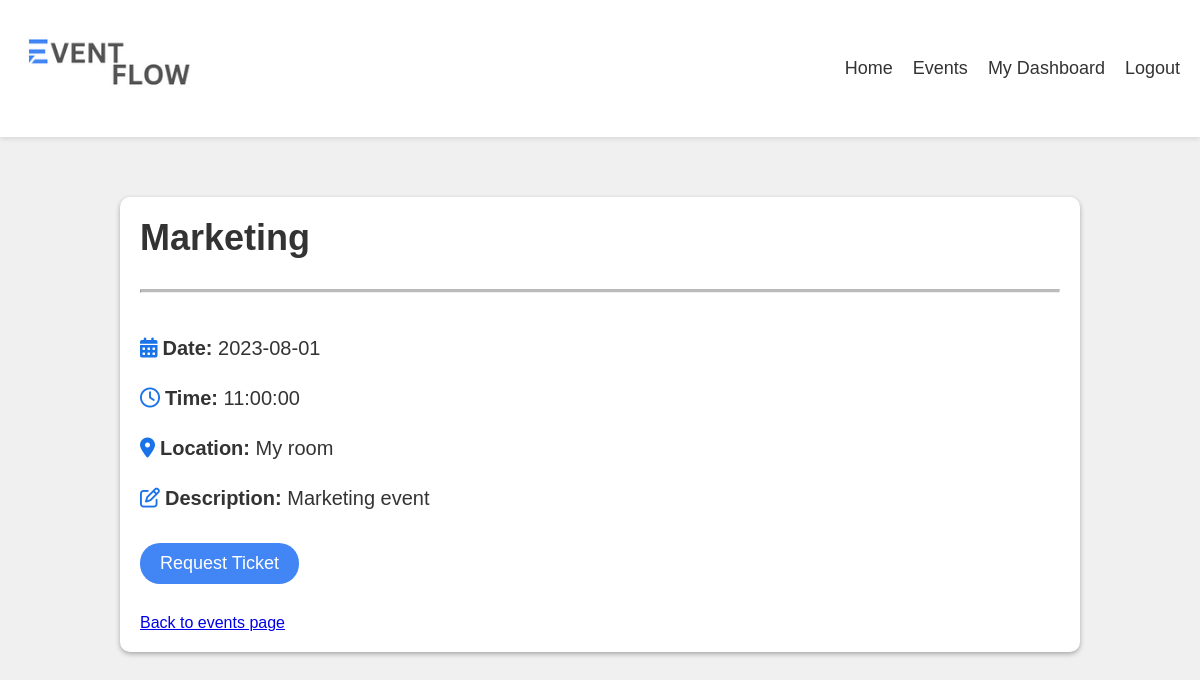
The app's page /event/2 (signed in) with its own data.
### db_schema.py (models this page shows, shortened)
class Event(db.Model):
    __tablename__='events'
    id = db.Column(db.Integer, primary_key=True)
    name = db.Column(db.String(50), nullable=False)
    date = db.Column(db.Date, nullable=False)
    description=db.Column(db.Text, nullable=False)
    start_time= db.Column(db.Time, nullable=False)
    end_time= db.Column(db.Time, nullable=False)
    duration = db.Column(db.Integer, nullable=False)
    capacity = db.Column(db.Integer, nullable=False)
    location = db.Column(db.String(50), nullable=False)
    organiser_id = db.Column(db.Integer,  db.ForeignKey('organisers.id'), nullable = False)
    available_capacity= db.Column(db.Integer)
    num_attendees = db.Column(db.Integer,nullable=False)
    tickets = db.relationship('Ticket', primaryjoin="Event.id==Ticket.event_id", backref=db.backref('event'))

### cwk.py (the view)
@app.route('/event/<int:event_id>', methods=['GET'])
@login_required
def event_details(event_id):
    event = Event.query.get(event_id)
    return render_template('event_details.html', event=event, user=current_user)

### cwk.py (called while the page is built)
@login_manager.user_loader
def load_user(id):
    type = session.get('type')
    if type == 'organiser':
        user = Organiser.query.filter_by(id = id).first()
    elif type == 'attendee':
        user = Attendee.query.filter_by(id = id).first()
    else:
        user = None
    return user

### templates/event_details.html (shortened to what this page needs)
{% extends 'base.html' %}
{% block content %}
<main>
	<link rel="stylesheet" href="{{ url_for('static', filename='css/details.css') }}">
  <div class="title-box">
    <h1>{{ event.name }}</h1>
  </div>
  <hr class="solid">
  <div class="details-box">
    <p><i class="fa fa-calendar"></i><strong>Date:</strong> {{ event.date }}</p>
    <p><i class="fa fa-clock-o"></i><strong>Time:</strong> {{ event.start_time }}</p>
    <p><i class="fa fa-map-marker"></i><strong>Location:</strong> {{ event.location }}</p>
    <p><i class="fa-regular fa-pen-to-square"></i><strong>Description:</strong> {{ event.description }}</p>
  </div>
  <div class="button">
    {% if event.available_capacity == 0 %}
      <p>This Event Is Full!</p>
    {% else %}
      <form action="{{ url_for('request_ticket', event_id=event.id) }}">
        <input type="submit" value="Request Ticket">
      </form>
    {% endif %}
  </div>
  <div class="return">
    <a href="{{url_for('events')}}">Back to events page</a>
</div>
</main>
{% endblock %}

### static/css/homepage.css (style rules this page uses)
body { font-family: 'Roboto', sans-serif; margin: 0; padding: 0; background-color: #f5f5f5; color: #333; }
h1 { font-size: 40px; font-weight: 500; text-align: center; }
main { background-color: #fff; padding-top: 2px; padding-bottom: 2px; margin-top: 40px; margin-bottom: 60px; box-shadow: 0 5px 5px rgba(0, 0, 0.1, 0.1); }
p { font-size: 30px; line-height: 1.5; margin: 20px auto; max-width: 800px; text-align: center; }
* { box-sizing:border-box }

### static/css/details.css (style rules this page uses)
body { margin: 0; padding: 0; font-family: Arial, sans-serif; background-color: #f0f0f0; }
main { width: 80%; margin: auto; background-color: #ffffff; padding: 20px; box-shadow: 0px 2px 5px rgba(0, 0, 0, 0.3); border-radius: 10px; margin-top: 60px; }
.title-box { display: flex; flex-direction: column; justify-content: flex-start; align-items: flex-start; margin-bottom: 30px; }
.title-box h1 { font-size: 36px; font-weight: bold; margin: 0; padding: 0; }
.details-box { margin-top: 30px; display: flex; flex-direction: column; justify-content: flex-start; align-items: flex-start; }
.details-box p { font-size: 20px; margin: 10px 0; padding: 0; }
.return { margin-top: 20px; padding-top: 10px; }
.details-box strong { font-weight: bold; }
.details-box i { margin-right: 5px; }
hr.solid { margin-top: 20px; margin-bottom: 20px; border-top: 3px solid #bbb; width: 100%; }
i { color: #1a73e8; }
input[type="submit"] { margin-top: 20px; background-color: #4285f4; color: #fff; border: none; padding: 10px 20px; font-size: 18px; cursor: pointer; border-radius: 20px; }

### records on screen
Event: name "Marketing", date "2023-08-01", start_time "11:00:00", location "My room", description "Marketing event"
